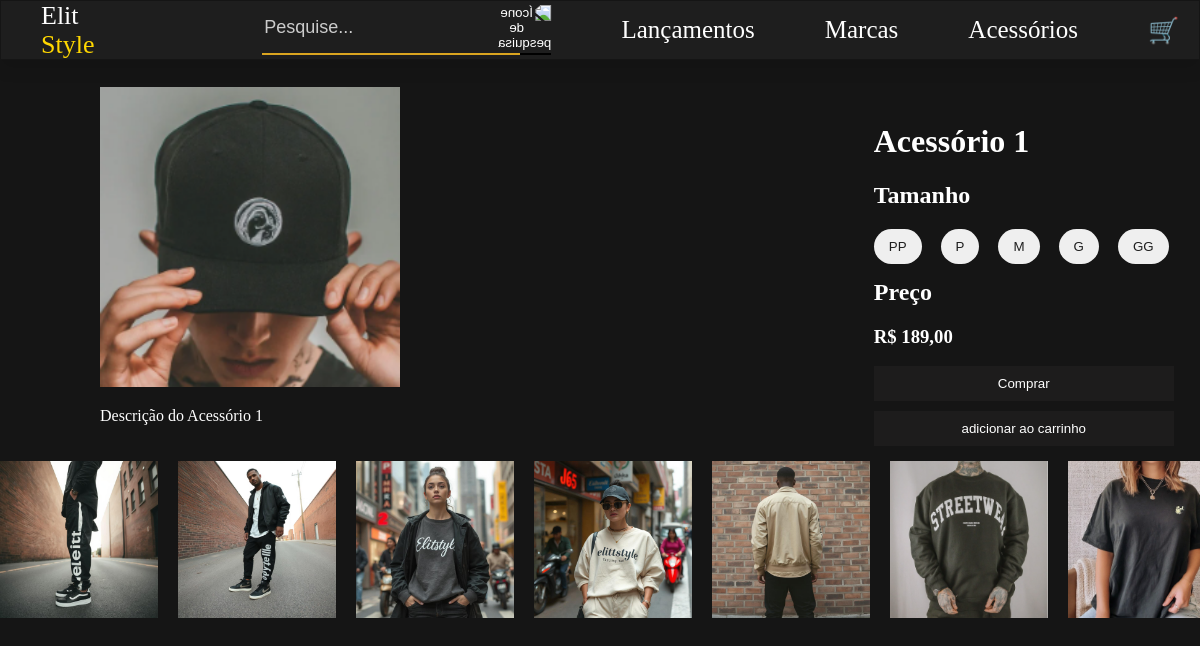
The app's page /Views/produto.php?id=1, older data.
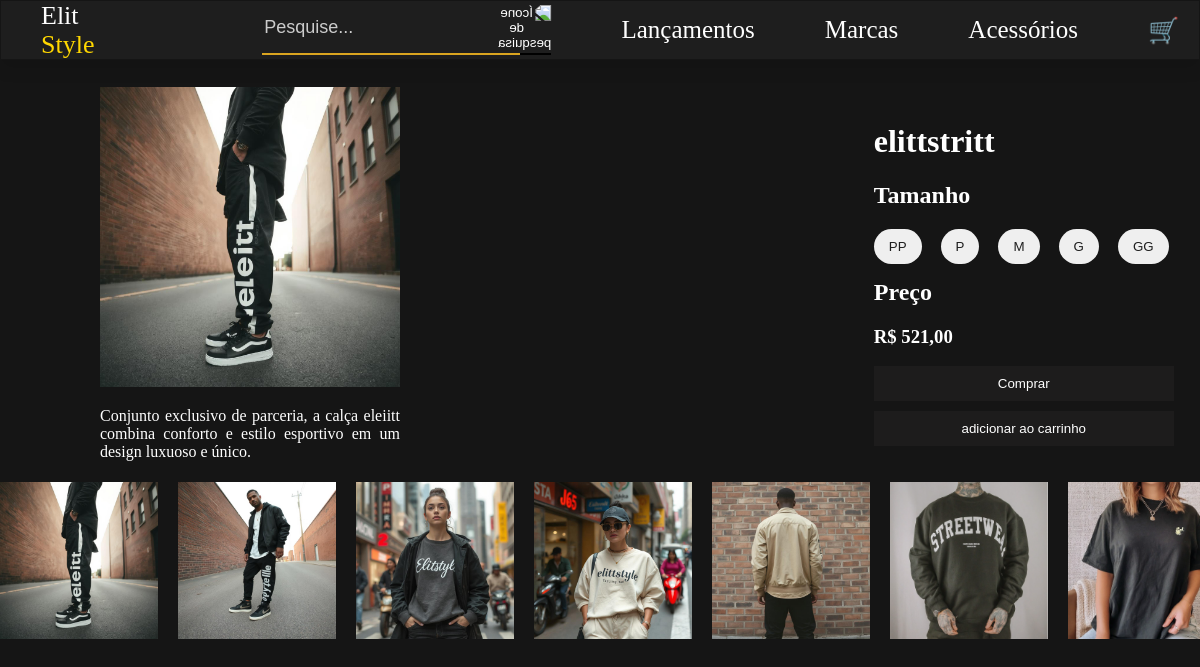
The same page, newer data.
### tables this page shows
CREATE TABLE produto (
    id_produto INT AUTO_INCREMENT PRIMARY KEY,
    nome VARCHAR(255) NOT NULL,
    descricao TEXT,
    preco DECIMAL(10,2) NOT NULL,
    quantidade_estoque INT DEFAULT 0,
    url TEXT
);

### backend/models/Produto.php (called while the page is built, shortened)
<?php
require_once __DIR__ . '/../db/database.php';
class Produto {
    private $conn;
    public function __construct() {
        $database = new Database();
        $this->conn = $database->getConnection();
    }
    public function getProdutoPorId($id) {
        $query = "SELECT * FROM produto WHERE id_produto = ?";
        $stmt = $this->conn->prepare($query);
        $stmt->bind_param("i", $id);
        $stmt->execute();
        $result = $stmt->get_result();
        if ($result->num_rows > 0) {
            $produto = $result->fetch_assoc();
            return $produto;
        } else {
            error_log("Nenhum produto encontrado com o ID: " . $id);
            return null;
        }
    }
}

### backend/db/database.php (called while the page is built, shortened)
<?php
class Database {
    private $host = "localhost";
    private $db_name = "elitStyle";
    private $username = "root";
    private $password = "";
    public function getConnection() {
        $this->conn = null;
        try {
            $this->conn = new mysqli($this->host, $this->username, $this->password, $this->db_name);
            $this->conn->set_charset("utf8");
        } catch(Exception $e) {
            echo "Erro de conexão: " . $e->getMessage();
        }
        return $this->conn;
    }
}

### Views/produto.php (the view, shortened to what this page needs)
<?php
require_once __DIR__ . '/../backend/models/Produto.php';
$produtoModel = new Produto();
if (isset($_GET['id'])) {
    $id_produto = $_GET['id'];
    $produto = $produtoModel->getProdutoPorId($id_produto);
} else {
    header('Location: index.html');
    exit();
}
function corrigirCaminhoImagem($url) {
    $path = preg_replace('/^(\.\.\/|\.\/)*/', '', $url);
    $path = preg_replace('/^\/public/', '', $path);
    if (strpos($path, '../public') !== 0) {
        $path = '../public' . $path;
    }
    return $path;
}
if (!function_exists('base_url')) {
    function base_url($path = '') {
        $base_url = '//' . $_SERVER['HTTP_HOST'] . dirname($_SERVER['PHP_SELF']);
        return rtrim($base_url, '/') . '/' . ltrim($path, '/');
    }
}
?>
<!DOCTYPE html>
<html lang="en">
<head>
    <link rel="stylesheet" href="../public/css/style.css">
    <link rel="stylesheet" href="../public/css/animation.css">
</head>
<body>
    <header>
        <nav class="Nav_Bar">
            <div class="logo">
                <a href="<?php echo base_url(); ?>" class="logo-link">
                    <span>Elit</span>
                    <span class="Dorado">Style</span>
                </a>
            </div>
            <div class="search-pesqui">
                <input type="text" class="search-input" placeholder="Pesquise...">
                <button class="search-icon">
                  <img src="https://cdn.icon-icons.com/icons2/2645/PNG/512/search_icon_159890.png" alt="Ícone de pesquisa">
                </button>
                <div class="animation_bar"></div>
            </div>
            <ul class="nav-links">
                <li><a href="#">Lançamentos</a></li>
                <li><a href="#">Marcas</a></li>
                <li><a href="#">Acessórios</a></li>
                <li><a href="#">🛒</a></li>
            </ul>
        </nav>
    </header>
    <main class="main-produto">
        <div class="content-pg-Produto">
           <div class="produto-descri">
                <?php
                $imagemUrl = corrigirCaminhoImagem($produto['url']);
                ?>
                <img src="<?php echo htmlspecialchars($imagemUrl); ?>" alt="<?php echo htmlspecialchars($produto['nome']); ?>">
                <p><?php echo htmlspecialchars($produto['descricao']); ?></p>
            </div>
            <div class="produto-info">
                <h1><?php echo htmlspecialchars($produto['nome']); ?></h1>
                <h2>Tamanho</h2>
                <div class="tamanho">
                    <button class="button_tamanho">PP</button>
                    <button class="button_tamanho">P</button>
                    <button class="button_tamanho">M</button>
                    <button class="button_tamanho">G</button>
                    <button class="button_tamanho">GG</button>
                </div>
                <h2>Preço</h2>
                <h3><span>R$ </span><?php echo number_format($produto['preco'], 2, ',', '.'); ?></h3>
                <div class="button-submit">
                    <button type="submit">Comprar</button>
                    <button type="submit">adicionar ao carrinho</button>
                </div>
            </div>
        </div>
        <div class="carousel-proprock">
            <div class="carousel-prock">
                <?php
                $carouselItems = [
                    ['id_produto' => 1, 'url' => '../public/img/produtos/calsa01.jpg', 'nome' => 'Calça'],
                    ['id_produto' => 2, 'url' => '../public/img/produtos/conjunto-01.jpg', 'nome' => 'Conjunto 01'],
                    ['id_produto' => 3, 'url' => '../public/img/produtos/conjunto-02.jpg', 'nome' => 'Conjunto 02'],
                    ['id_produto' => 4, 'url' => '../public/img/produtos/conjunto-03.jpg', 'nome' => 'Conjunto 03'],
                    ['id_produto' => 5, 'url' => '../public/img/produtos/conjunto-4.jpg', 'nome' => 'Conjunto 04'],
                    ['id_produto' => 6, 'url' => '../public/img/produtos/imgl1.png', 'nome' => 'Imagem 1'],
                    ['id_produto' => 7, 'url' => '../public/img/produtos/imgl2.png', 'nome' => 'Imagem 2'],
                    ['id_produto' => 8, 'url' => '../public/img/produtos/imgl3.png', 'nome' => 'Imagem 3'],
                    ['id_produto' => 14, 'url' => '../public/img/produtos/acessorios/IMGA1.png', 'nome' => 'Acessório 1'],
                    ['id_produto' => 15, 'url' => '../public/img/produtos/acessorios/IMGA2.png', 'nome' => 'Acessório 2'],
                    ['id_produto' => 16, 'url' => '../public/img/produtos/acessorios/IMGA3.png', 'nome' => 'Acessório 3'],
                    ['id_produto' => 17, 'url' => '../public/img/produtos/acessorios/IMGA4.png', 'nome' => 'Acessório 4'],
                ];
                foreach ($carouselItems as $item):
                ?>
                    <div class="item-carousel-roll">
                        <a href="produto.php?id=<?php echo $item['id_produto']; ?>">
                            <img src="<?php echo htmlspecialchars($item['url']); ?>" alt="<?php echo htmlspecialchars($item['nome']); ?>">
                        </a>
                    </div>
                <?php endforeach; ?>
            </div>
        </div>
    </main>
</body>
</html>

### public/css/style.css (style rules this page uses)
html { scroll-behavior: smooth; }
body, html { margin: 0; padding: 0; width: 100%; overflow-x: hidden; background-color: #151515; }
* { box-sizing: border-box; color: white; }
.Dorado { color: #FFD700; }
.Nav_Bar { height: 60px; width: 100%; display: flex; justify-content: space-between; align-items: center; padding: 10px 20px; background-color: #1E1E1E; border: 1px solid #151515; box-shadow: 0px 8px 16px rgba(0, 0, 0, 0.10); font-size: 1.04vw; position: fixed; z-index: 1000; }
.Nav_Bar ul { list-style-type: none; display: flex; align-items: center; gap: 40px; }
.Nav_Bar li { margin: 0; margin-right: 30px; }
.Nav_Bar ul li a { text-decoration: none; font-size: 25px; }
.logo { margin-left: 20px; font-size: 20px; transform: scale(2.5); transform-origin: left; }
.logo-link { text-decoration: none; color: inherit; }
main { width: 100%; height: 100%; }
.content-pg-Produto { height: 60%; margin-top: 67px; margin-bottom: 5px; display: flex; gap: 30px; justify-content: center; }
.produto-descri { width: 50%; margin-top: 20px; text-align: justify; margin-left: 100px; margin-right: 200px; }
.produto-descri p { width: 300px; }
.produto-descri img { width: 300px; height: 300px; }
.produto-info { margin-top: 35px; width: 30%; }
.button-submit { width: 300px; display: block; margin: 0; }
.button-submit button { width: 300px; height: 35px; margin-bottom: 10px; background-color: #1d1c1c; border: 0; cursor: pointer; }
.button_tamanho { margin-right: 15px; cursor: pointer; border-radius: 20px; }
.button_tamanho { padding: 10px 15px; color: #1E1E1E; border: none; }
.tamanho { height: 30px; margin-top: 15px; margin-bottom: 15px; }
@media screen and (max-width: 1628px) { .logo { transform: scale(1.3); transform-origin: left; width: 100px; } }
@media screen and (max-width: 1628px) { .search-pesqui { margin-right: 30px; } }

### public/css/animation.css (style rules this page uses)
.search-pesqui { display: flex; align-items: center; position: relative; padding-bottom: 5px; width: 600px; margin-left: 15vw; }
.search-input { border: none; outline: none; background-color: transparent; color: white; font-size: 18px; flex-grow: 1; }
.search-input::placeholder { color: #ccc; }
.search-icon { background: transparent; border: none; cursor: pointer; transform: scaleX(-1); padding: 0; }
.search-icon img { width: 24px; height: 24px; }
.animation_bar { position: absolute; bottom: 0; left: 0; height: 2px; background-color: #DAA520; width: 0; animation: loadBar 2s ease-out forwards; }
.carousel-proprock { height: 300px; width: 100%; position: relative; overflow: hidden; }
.carousel-prock { display: flex; gap: 20px; animation: slide 30s linear backwards; }
.item-carousel-roll img { width: 158px; height: 157px; }

Row changes from the older to the newer data that the page shows:
changed produto: url: a different picture; descricao "Descrição do Acessório 1" → "Conjunto exclusivo de parceria, a calça eleiitt combina conforto e estilo esportivo em um design luxuoso e único."; nome "Acessório 1" → "elittstritt"; preco "189,00" → "521,00"
